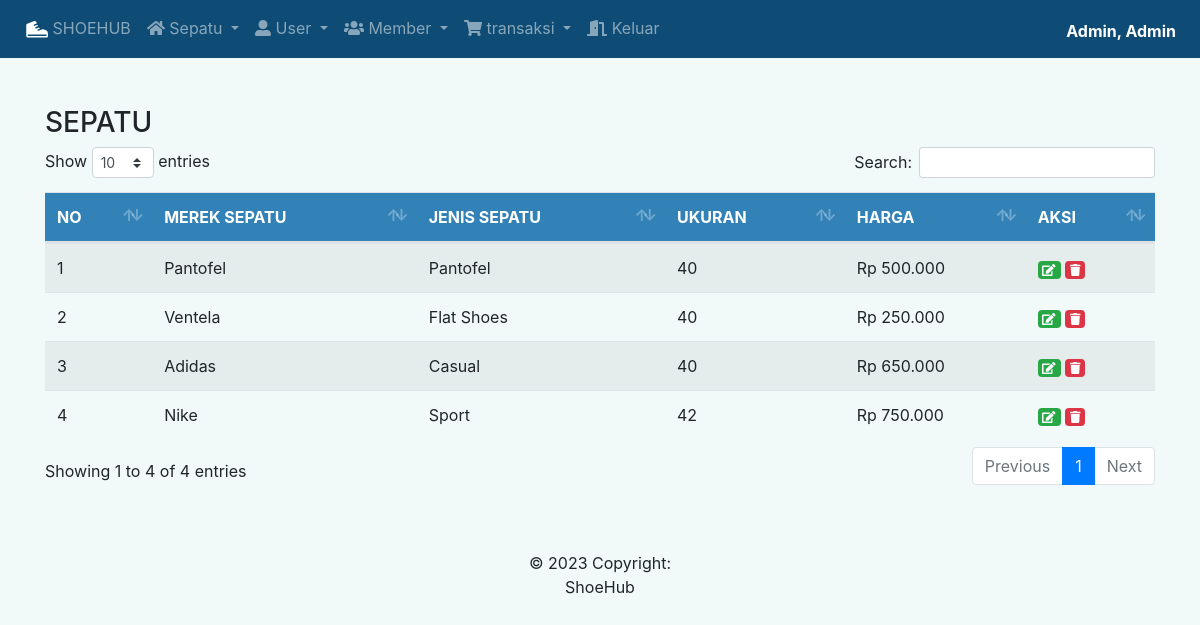
The app's page /sepatu_show.php (signed in) with its own data.
### tables this page shows
CREATE TABLE `tb_sepatu` (
  `id_sepatu` int(11) NOT NULL,
  `merek_sepatu` varchar(255) NOT NULL,
  `jenis_sepatu` varchar(255) NOT NULL,
  `ukuran_sepatu` int(11) NOT NULL,
  `harga_sepatu` decimal(10,2) NOT NULL
);

### sepatu_show.php (the view, shortened to what this page needs)
<?php
	include 'functions.php';
    if (isset($_GET['id_sepatu']) > 0) {
		$id_sepatu = $_GET['id_sepatu'];
		$sql = "SELECT * FROM tb_sepatu WHERE id_sepatu = '$id_sepatu' ORDER BY id_sepatu DESC";
		$eksekusi = mysqli_query($koneksi, $sql);
	}else{
		$sql = "SELECT * FROM tb_sepatu ORDER BY id_sepatu DESC";
	 	$eksekusi = mysqli_query($koneksi, $sql);
	}
 ?>
<!DOCTYPE html>
<html lang="en">
<head>
</head>
<body>
	<?php include 'nav.php'; ?>
	<div class="container mt-5 mb-5">
		<h3 class="mt-3">SEPATU</h3>
		<table class="table table-striped" id="Table">
			<thead class="text-white" style="background-color: #3282b8;">
				<tr>
					<th>NO</th>
					<th>MEREK SEPATU</th>
					<th>JENIS SEPATU</th>
					<th>UKURAN</th>
					<th>HARGA</th>
					<th>AKSI</th>
				</tr>
			</thead>
			<tbody>
				<?php $i=1; while ($data = mysqli_fetch_array($eksekusi)) : ?>
				<tr>
					<td><?= $i++; ?></td>
					<td><?= $data['merek_sepatu']; ?></td>
					<td><?= $data['jenis_sepatu']; ?></td>
					<td><?= $data['ukuran_sepatu']; ?></td>
					<td>Rp <?= str_replace(",", ".", number_format($data['harga_sepatu'])); ?></td>
					<td>
						<a href="sepatu_ubah.php?id_sepatu=<?= $data['id_sepatu']; ?>" class="badge badge-success"><i class="fa fa-edit"></i></a>
						<a onclick="return confirm('Apakah anda ingin menghapus sepatu <?= $data['merek_sepatu']; ?> ?')" href="sepatu_hapus.php?id_sepatu=<?= $data['id_sepatu']; ?>" class="badge badge-danger"><i class="fa fa-trash"></i></a>
					</td>
				</tr>
				<?php endwhile ?>
			</tbody>
		</table>
	</div>
</body>
<?php include 'footer.php'; ?>
</html>

### nav.php (style rules this page uses)
.container { margin-top: 30px; }

### records on screen
tb_sepatu: merek_sepatu "Pantofel", jenis_sepatu "Pantofel", ukuran_sepatu "40", harga_sepatu "500.000"
tb_sepatu: merek_sepatu "Ventela", jenis_sepatu "Flat Shoes", ukuran_sepatu "40", harga_sepatu "250.000"
tb_sepatu: merek_sepatu "Adidas", jenis_sepatu "Casual", ukuran_sepatu "40", harga_sepatu "650.000"
tb_sepatu: merek_sepatu "Nike", jenis_sepatu "Sport", ukuran_sepatu "42", harga_sepatu "750.000"

### other values on screen
$username "Admin"
